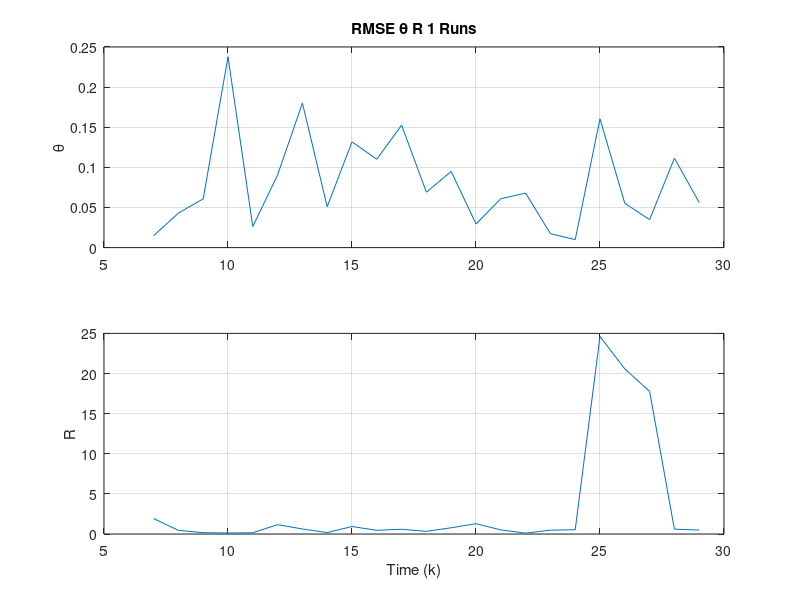
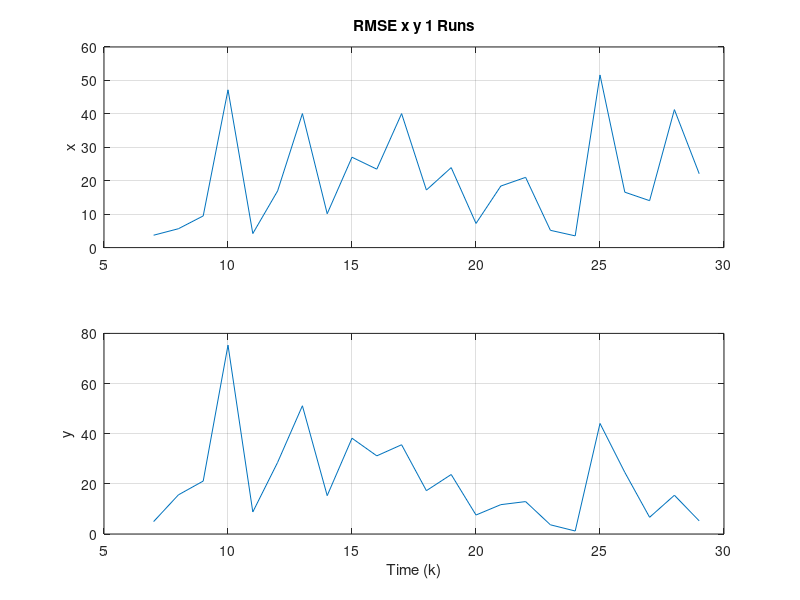
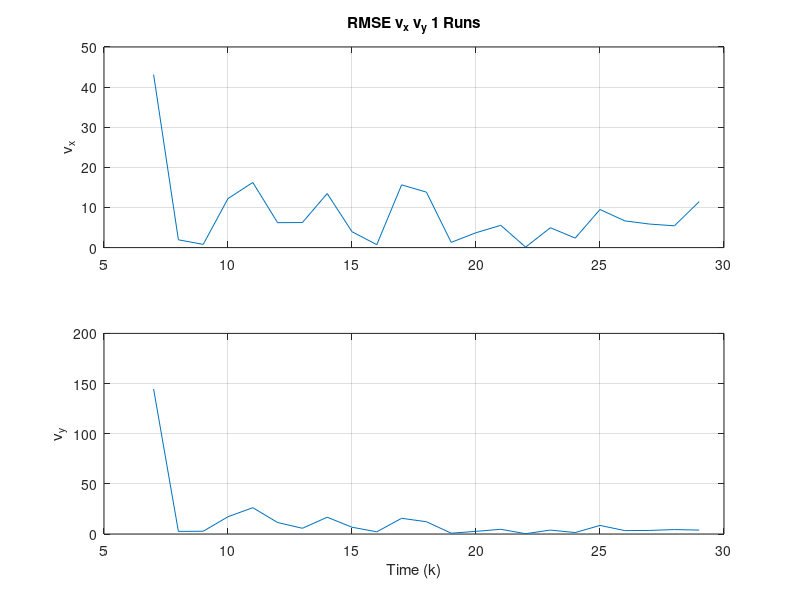
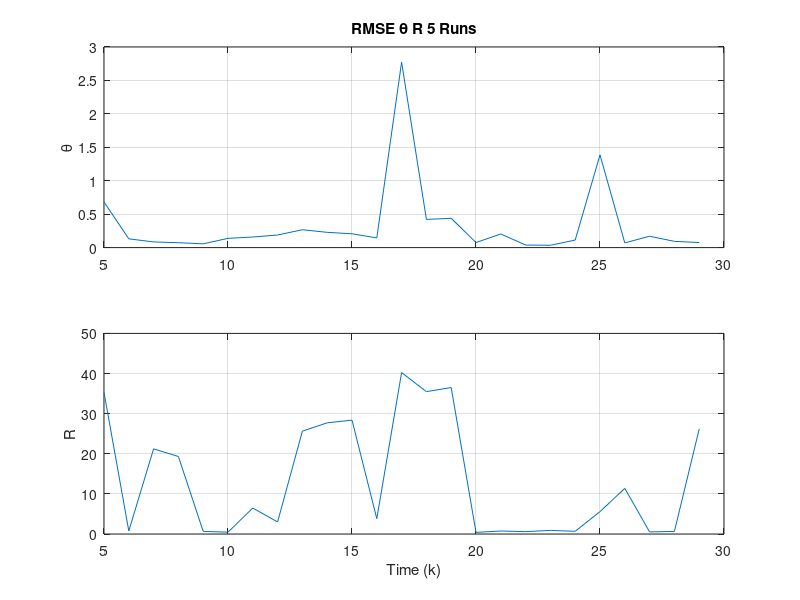

Write the MATLAB code that produced these figures, in order.
clc; clear; close all;

%late 2 2, ft rate 58.3%
run1ar=[ 5.0000         0         0
    6.0000         0         0
    7.0000    0.0148    1.9236
    8.0000    0.0430    0.4551
    9.0000    0.0607    0.1694
   10.0000    0.2378    0.1226
   11.0000    0.0263    0.1555
   12.0000    0.0905    1.1657
   13.0000    0.1801    0.6252
   14.0000    0.0509    0.1752
   15.0000    0.1318    0.9322
   16.0000    0.1101    0.4595
   17.0000    0.1526    0.5923
   18.0000    0.0690    0.3300
   19.0000    0.0949    0.7775
   20.0000    0.0294    1.2840
   21.0000    0.0609    0.5128
   22.0000    0.0679    0.1085
   23.0000    0.0174    0.4756
   24.0000    0.0099    0.5346
   25.0000    0.1605   24.6091
   26.0000    0.0552   20.5808
   27.0000    0.0348   17.7741
   28.0000    0.1114    0.5985
   29.0000    0.0562    0.4942];
run1ar(run1ar==0)=NaN;
figure(1)
subplot(2,1,1)
plot(run1ar(:,1),run1ar(:,2)),grid;
ylabel('\theta')
title('RMSE \theta R 1 Runs')
subplot(2,1,2)
plot(run1ar(:,1),run1ar(:,3)),grid;
ylabel('R')
xlabel('Time (k)')

run1xy=[ 5.0000         0         0
    6.0000         0         0
    7.0000    3.7013    4.9407
    8.0000    5.6416   15.6087
    9.0000    9.4676   21.1059
   10.0000   47.1841   75.3209
   11.0000    4.1979    8.7773
   12.0000   16.9463   28.5504
   13.0000   40.0794   51.1358
   14.0000   10.1258   15.2979
   15.0000   27.0301   38.1935
   16.0000   23.4600   31.1671
   17.0000   40.0702   35.5911
   18.0000   17.2146   17.2813
   19.0000   23.9221   23.7226
   20.0000    7.2218    7.5680
   21.0000   18.4035   11.7063
   22.0000   21.0061   12.9267
   23.0000    5.1682    3.6661
   24.0000    3.5048    1.1966
   25.0000   51.6326   44.0864
   26.0000   16.5727   24.5857
   27.0000   14.0371    6.6621
   28.0000   41.2701   15.4563
   29.0000   22.0933    5.2342];
run1xy(run1xy==0)=NaN;
figure(2)
subplot(2,1,1)
plot(run1xy(:,1),run1xy(:,2)),grid;
ylabel('x')
title('RMSE x y 1 Runs')
subplot(2,1,2)
plot(run1xy(:,1),run1xy(:,3)),grid;
ylabel('y')
xlabel('Time (k)')

run1xyv=[ 6.0000e+00            0            0
   7.0000e+00   4.3134e+01   1.4456e+02
   8.0000e+00   1.9436e+00   2.6053e+00
   9.0000e+00   7.9874e-01   2.7520e+00
   1.0000e+01   1.2219e+01   1.7208e+01
   1.1000e+01   1.6237e+01   2.6243e+01
   1.2000e+01   6.2111e+00   1.1440e+01
   1.3000e+01   6.2429e+00   5.6989e+00
   1.4000e+01   1.3472e+01   1.6738e+01
   1.5000e+01   3.9580e+00   6.7640e+00
   1.6000e+01   7.2694e-01   2.1841e+00
   1.7000e+01   1.5634e+01   1.5659e+01
   1.8000e+01   1.3826e+01   1.2244e+01
   1.9000e+01   1.3022e+00   7.9815e-01
   2.0000e+01   3.7026e+00   2.6589e+00
   2.1000e+01   5.5522e+00   4.6934e+00
   2.2000e+01   1.1992e-01   2.9886e-01
   2.3000e+01   4.9528e+00   3.8999e+00
   2.4000e+01   2.3653e+00   1.4397e+00
   2.5000e+01   9.4988e+00   8.5401e+00
   2.6000e+01   6.6579e+00   3.3932e+00
   2.7000e+01   5.8619e+00   3.5542e+00
   2.8000e+01   5.4297e+00   4.4238e+00
   2.9000e+01   1.1455e+01   3.8944e+00];
run1xyv(run1xyv==0)=NaN;
figure(3)
subplot(2,1,1)
plot(run1xyv(:,1), run1xyv(:,2)),grid;
ylabel('v_x')
title('RMSE v_x v_y 1 Runs')
subplot(2,1,2)
plot(run1xyv(:,1), run1xyv(:,3)),grid;
ylabel('v_y')
xlabel('Time (k)')

%late 0.6 0.4
%ft rate 73.4%
run5ar=[ 5.0000    0.6821   35.2860
    6.0000    0.1308    0.7650
    7.0000    0.0849   21.2207
    8.0000    0.0731   19.3149
    9.0000    0.0561    0.6540
   10.0000    0.1384    0.4587
   11.0000    0.1584    6.4652
   12.0000    0.1881    3.0051
   13.0000    0.2672   25.6435
   14.0000    0.2280   27.7111
   15.0000    0.2066   28.3798
   16.0000    0.1446    3.8275
   17.0000    2.7736   40.2381
   18.0000    0.4214   35.4866
   19.0000    0.4382   36.4977
   20.0000    0.0755    0.4109
   21.0000    0.2035    0.7450
   22.0000    0.0383    0.5928
   23.0000    0.0348    0.8949
   24.0000    0.1128    0.6782
   25.0000    1.3868    5.5789
   26.0000    0.0703   11.3701
   27.0000    0.1702    0.5220
   28.0000    0.0932    0.6452
   29.0000    0.0756   26.1736];
run5ar(run5ar==0)=NaN;
figure(4)
subplot(2,1,1)
plot(run5ar(:,1),run5ar(:,2)),grid;
ylabel('\theta')
title('RMSE \theta R 5 Runs')
subplot(2,1,2)
plot(run5ar(:,1),run5ar(:,3)),grid;
ylabel('R')
xlabel('Time (k)')

run5xy=[5.0000e+00   1.9175e+02   1.7921e+02
   6.0000e+00   1.9179e+01   4.9238e+01
   7.0000e+00   2.4331e+01   3.1603e+01
   8.0000e+00   2.4307e+01   2.4824e+01
   9.0000e+00   8.1742e+00   1.9695e+01
   1.0000e+01   1.8474e+01   4.8905e+01
   1.1000e+01   2.9342e+01   5.1048e+01
   1.2000e+01   3.4813e+01   5.9738e+01
   1.3000e+01   4.5280e+01   9.2689e+01
   1.4000e+01   4.2515e+01   7.8297e+01
   1.5000e+01   3.5680e+01   7.3296e+01
   1.6000e+01   2.9377e+01   4.2565e+01
   1.7000e+01   8.9832e+01   1.3117e+02
   1.8000e+01   9.7098e+01   1.3064e+02
   1.9000e+01   1.0224e+02   1.3400e+02
   2.0000e+01   2.0558e+01   1.7418e+01
   2.1000e+01   5.4042e+01   4.8990e+01
   2.2000e+01   1.1589e+01   7.5975e+00
   2.3000e+01   1.0863e+01   6.7591e+00
   2.4000e+01   3.7960e+01   1.6933e+01
   2.5000e+01   5.5154e+01   1.3968e+02
   2.6000e+01   2.6072e+01   1.3242e+01
   2.7000e+01   5.8922e+01   2.9710e+01
   2.8000e+01   3.5810e+01   9.3658e+00
   2.9000e+01   3.2873e+01   2.3264e+01];
run5xy(run5xy==0)=NaN;
figure(5)
subplot(2,1,1)
plot(run5xy(:,1),run5xy(:,2)),grid;
ylabel('x')
title('RMSE x y 5 Runs')
subplot(2,1,2)
plot(run5xy(:,1),run5xy(:,3)),grid;
ylabel('y')
xlabel('Time (k)')

run5xyv=[6.0000e+00   1.7367e+02   1.3247e+02
   7.0000e+00   1.5716e+01   2.8447e+01
   8.0000e+00   4.8372e+01   1.2182e+02
   9.0000e+00   3.4620e+01   1.2508e+02
   1.0000e+01   1.5146e+01   3.5531e+01
   1.1000e+01   1.7513e+01   3.2296e+01
   1.2000e+01   2.2172e+01   3.7802e+01
   1.3000e+01   6.9021e+01   5.1908e+01
   1.4000e+01   2.3707e+01   3.3658e+01
   1.5000e+01   1.8684e+01   2.4240e+01
   1.6000e+01   6.8656e+01   4.0694e+01
   1.7000e+01   1.6599e+01   1.2381e+02
   1.8000e+01   2.1793e+01   3.6244e+01
   1.9000e+01   2.4876e+01   2.3391e+01
   2.0000e+01   2.5022e+01   1.0873e+02
   2.1000e+01   1.3674e+01   1.2646e+01
   2.2000e+01   2.3213e+01   1.9505e+01
   2.3000e+01   3.1745e+00   1.3282e+00
   2.4000e+01   1.6176e+01   7.5712e+00
   2.5000e+01   2.2429e+01   5.0652e+01
   2.6000e+01   1.3965e+01   4.5506e+01
   2.7000e+01   7.8510e+01   2.9213e+01
   2.8000e+01   1.0807e+02   3.5636e+01
   2.9000e+01   1.4504e+01   1.1820e+01];
run5xyv(run5xyv==0)=NaN;
figure(6)
subplot(2,1,1)
plot(run5xyv(:,1), run5xyv(:,2)),grid;
ylabel('v_x')
title('RMSE v_x v_y 5 Runs')
subplot(2,1,2)
plot(run5xyv(:,1), run5xyv(:,3)),grid;
ylabel('v_y')
xlabel('Time (k)')
%late 2.9 6.3
%ft rate 78.8%
run10ar=[ 5.0000    0.2490   34.3358
    6.0000    0.1445   10.3380
    7.0000    0.1151    8.6617
    8.0000    0.2260   15.0866
    9.0000    0.2005   14.9017
   10.0000    0.1862   15.7906
   11.0000    0.0538    0.7169
   12.0000    0.3690   20.1222
   13.0000    0.3525   21.3502
   14.0000    0.3860   27.9757
   15.0000    0.1295    3.4640
   16.0000    0.1806    5.0346
   17.0000    0.0810   23.7589
   18.0000    0.0866   24.2122
   19.0000    0.0893   24.4591
   20.0000    0.0743    0.7154
   21.0000    0.1467    5.8844
   22.0000    0.1135    1.4763
   23.0000    0.1446    6.6753
   24.0000    0.1075    6.2138
   25.0000    0.1593    9.5543
   26.0000    0.1205    7.2806
   27.0000    0.1468   11.6496
   28.0000    0.0641    5.5494
   29.0000    0.1248    4.8492];
run10ar(run10ar==0)=NaN;
figure(7)
subplot(2,1,1)
plot(run10ar(:,1),run10ar(:,2)),grid;
ylabel('\theta')
title('RMSE \theta R 10 Runs')
subplot(2,1,2)
plot(run10ar(:,1),run10ar(:,3)),grid;
ylabel('R')
xlabel('Time (k)')

run10xy=[5.0000e+00   7.7611e+01   6.5606e+01
   6.0000e+00   2.4505e+01   5.5880e+01
   7.0000e+00   1.8134e+01   4.3552e+01
   8.0000e+00   4.9108e+01   7.6716e+01
   9.0000e+00   4.8980e+01   6.4880e+01
   1.0000e+01   4.6016e+01   6.0230e+01
   1.1000e+01   1.0093e+01   1.7242e+01
   1.2000e+01   1.0640e+02   9.1184e+01
   1.3000e+01   1.0295e+02   8.6070e+01
   1.4000e+01   1.1289e+02   9.3987e+01
   1.5000e+01   2.7615e+01   3.7741e+01
   1.6000e+01   4.0167e+01   5.0409e+01
   1.7000e+01   2.7997e+01   2.4449e+01
   1.8000e+01   2.7822e+01   2.7441e+01
   1.9000e+01   2.6168e+01   3.0054e+01
   2.0000e+01   1.9956e+01   1.7373e+01
   2.1000e+01   3.6032e+01   3.7521e+01
   2.2000e+01   3.4779e+01   2.1748e+01
   2.3000e+01   4.7357e+01   2.2969e+01
   2.4000e+01   3.6592e+01   1.5540e+01
   2.5000e+01   5.4245e+01   3.3095e+01
   2.6000e+01   3.9243e+01   2.4546e+01
   2.7000e+01   5.0208e+01   2.9482e+01
   2.8000e+01   2.5002e+01   8.7252e+00
   2.9000e+01   4.8358e+01   1.5385e+01];
run10xy(run10xy==0)=NaN;
figure(8)
subplot(2,1,1)
plot(run10xy(:,1),run10xy(:,2)),grid;
ylabel('x')
title('RMSE x y 10 Runs')
subplot(2,1,2)
plot(run10xy(:,1),run10xy(:,3)),grid;
ylabel('y')
xlabel('Time (k)')

run10xyv=[6.0000e+00   1.1659e+02   2.1204e+02
   7.0000e+00   1.7488e+01   3.6751e+01
   8.0000e+00   3.8060e+01   4.4995e+01
   9.0000e+00   2.6481e+01   6.0670e+01
   1.0000e+01   1.3415e+01   2.8818e+01
   1.1000e+01   3.3814e+01   4.3779e+01
   1.2000e+01   1.3635e+02   4.2900e+01
   1.3000e+01   1.6541e+01   2.8900e+01
   1.4000e+01   4.7678e+01   4.2900e+01
   1.5000e+01   1.3575e+02   4.2169e+01
   1.6000e+01   9.8340e+00   1.3633e+01
   1.7000e+01   8.4589e+01   1.1752e+02
   1.8000e+01   1.6636e+01   1.5245e+01
   1.9000e+01   5.2055e+00   4.1938e+00
   2.0000e+01   7.1642e+01   6.5453e+01
   2.1000e+01   5.1121e+01   5.9695e+01
   2.2000e+01   2.4747e+01   2.1753e+01
   2.3000e+01   2.6295e+01   1.3849e+01
   2.4000e+01   1.6297e+01   9.1222e+00
   2.5000e+01   3.3472e+01   1.8179e+01
   2.6000e+01   1.9504e+01   7.1663e+00
   2.7000e+01   2.7846e+01   9.6522e+00
   2.8000e+01   6.2066e+01   3.6290e+01
   2.9000e+01   2.0565e+01   6.7276e+00];

figure(9)
run10xyv(run10xyv==0)=NaN;
subplot(2,1,1)
plot(run10xyv(:,1), run10xyv(:,2)),grid;
ylabel('v_x')
title('RMSE v_x v_y 10 Runs')
subplot(2,1,2)
plot(run10xyv(:,1), run10xyv(:,3)),grid;
ylabel('v_y')
xlabel('Time (k)')

%late 0.3 1.15
%ft rate 77%
run20ar=[5.0000    0.4850   23.9426
    6.0000    0.3680   21.7640
    7.0000    0.3432   24.7234
    8.0000    0.4092   18.1595
    9.0000    0.3538   18.2197
   10.0000    0.2897   10.6957
   11.0000    0.2484   11.8899
   12.0000    0.1718   10.7286
   13.0000    0.1796    7.8565
   14.0000    0.1281    8.3206
   15.0000    0.2767   12.9660
   16.0000    0.9917   19.2577
   17.0000    1.0273   19.7068
   18.0000    0.2806   20.7087
   19.0000    0.2275   15.9647
   20.0000    0.1998    9.8343
   21.0000    0.2089    6.0080
   22.0000    0.2556    6.9908
   23.0000    0.2996    4.8684
   24.0000    0.3112   13.3483
   25.0000    0.3100   11.8071
   26.0000    0.2679    7.1556
   27.0000    0.2131   17.7220
   28.0000    0.2605   16.9324
   29.0000    0.2013   22.6441];
run20ar(run20ar==0)=NaN;
figure(10)
subplot(2,1,1)
plot(run20ar(:,1),run20ar(:,2)),grid;
ylabel('\theta')
title('RMSE \theta R 20 Runs')
subplot(2,1,2)
plot(run20ar(:,1),run20ar(:,3)),grid;
ylabel('R')
xlabel('Time (k)')
run20xy=[ 5.0000e+00   1.2564e+02   1.4468e+02
   6.0000e+00   9.5033e+01   1.0639e+02
   7.0000e+00   9.1703e+01   1.0091e+02
   8.0000e+00   1.0066e+02   1.2346e+02
   9.0000e+00   9.4201e+01   9.6912e+01
   1.0000e+01   7.1516e+01   8.1122e+01
   1.1000e+01   6.0456e+01   7.1051e+01
   1.2000e+01   3.9513e+01   5.0491e+01
   1.3000e+01   4.7008e+01   4.3574e+01
   1.4000e+01   3.4009e+01   3.5533e+01
   1.5000e+01   7.9656e+01   4.9739e+01
   1.6000e+01   3.9663e+01   6.4333e+01
   1.7000e+01   4.8186e+01   6.2599e+01
   1.8000e+01   6.3412e+01   8.2381e+01
   1.9000e+01   4.9654e+01   6.8357e+01
   2.0000e+01   4.9337e+01   5.3914e+01
   2.1000e+01   4.6437e+01   6.0027e+01
   2.2000e+01   5.5234e+01   7.3169e+01
   2.3000e+01   6.7145e+01   8.2554e+01
   2.4000e+01   7.5475e+01   8.2037e+01
   2.5000e+01   7.2713e+01   8.8700e+01
   2.6000e+01   7.2037e+01   6.9105e+01
   2.7000e+01   5.7496e+01   5.7487e+01
   2.8000e+01   7.8595e+01   6.1982e+01
   2.9000e+01   6.8051e+01   4.8946e+01];
run20xy(run20xy==0)=NaN;
figure(11)
subplot(2,1,1)
plot(run20xy(:,1),run20xy(:,2)),grid;
ylabel('x')
title('RMSE x y 20 Runs')
subplot(2,1,2)
plot(run20xy(:,1),run20xy(:,3)),grid;
ylabel('y')
xlabel('Time (k)')

run20xyv=[ 6.0000e+00   1.3411e+02   2.9167e+02
   7.0000e+00   1.1115e+02   1.7778e+02
   8.0000e+00   1.2420e+02   1.4453e+02
   9.0000e+00   1.2759e+02   1.8138e+02
   1.0000e+01   1.5790e+02   9.3632e+01
   1.1000e+01   6.9886e+01   8.1310e+01
   1.2000e+01   1.0383e+02   1.2896e+02
   1.3000e+01   3.3286e+01   4.7871e+01
   1.4000e+01   3.5375e+01   4.2345e+01
   1.5000e+01   1.4835e+02   8.6716e+01
   1.6000e+01   1.4952e+02   1.2591e+02
   1.7000e+01   4.2298e+01   5.2026e+01
   1.8000e+01   6.2175e+01   9.6655e+01
   1.9000e+01   7.4064e+01   1.1652e+02
   2.0000e+01   4.5717e+01   4.6691e+01
   2.1000e+01   4.7144e+01   5.2234e+01
   2.2000e+01   3.6776e+01   3.7498e+01
   2.3000e+01   4.9474e+01   2.7108e+01
   2.4000e+01   9.4716e+01   4.0669e+01
   2.5000e+01   1.2662e+02   1.3310e+02
   2.6000e+01   5.6411e+01   9.4806e+01
   2.7000e+01   4.0310e+01   2.6799e+01
   2.8000e+01   6.3129e+01   6.7444e+01
   2.9000e+01   1.4749e+02   5.2971e+01];

figure(12)
run20xyv(run20xyv==0)=NaN;
subplot(2,1,1)
plot(run20xyv(:,1), run20xyv(:,2)),grid;
ylabel('v_x')
title('RMSE v_x v_y 20 Runs')
subplot(2,1,2)
plot(run20xyv(:,1), run20xyv(:,3)),grid;
ylabel('v_y')
xlabel('Time (k)')

